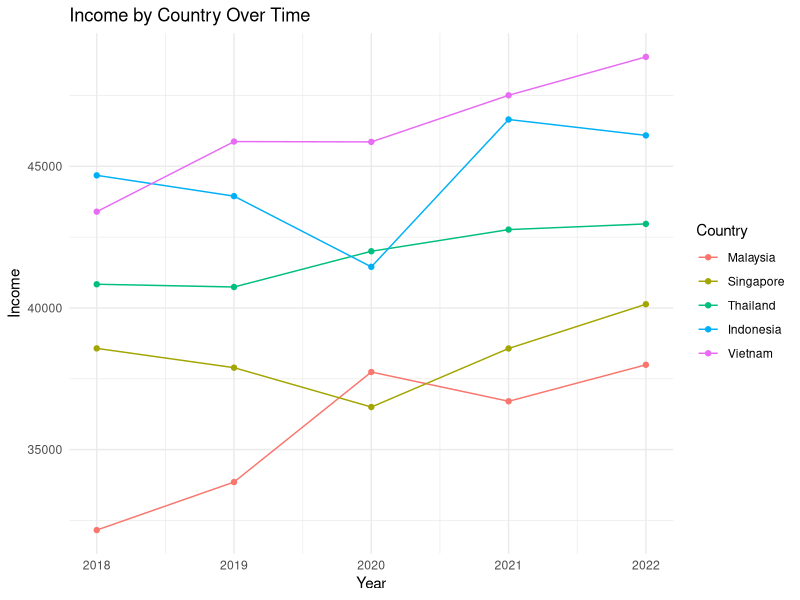

Source code (R): (Note: this script raises an error after producing the figure.)
# Panel Data Analysis
# This script introduces panel data analysis using R.
#
# Panel data combine:
# - Cross-sectional information
# - Time-series information
#
# Example:
# Several countries observed over several years.
#
# Common panel-data models:
# - Pooled OLS
# - Fixed Effects Model (FEM)
# - Random Effects Model (REM)


# --------------------------------------------------
# 1. Create a panel dataset
# --------------------------------------------------

set.seed(123)

countries <- c(
  "Malaysia",
  "Singapore",
  "Thailand",
  "Indonesia",
  "Vietnam"
)

years <- 2018:2022

panel_data <- expand.grid(
  country = countries,
  year = years
)

panel_data <- panel_data[
  order(
    panel_data$country,
    panel_data$year
  ),
]

panel_data$income <- round(
  30000 +
    as.numeric(
      factor(panel_data$country)
    ) * 3000 +
    (panel_data$year - 2018) * 1200 +
    rnorm(
      nrow(panel_data),
      0,
      1500
    ),
  2
)

panel_data$investment <- round(
  5000 +
    0.25 * panel_data$income +
    rnorm(
      nrow(panel_data),
      0,
      1000
    ),
  2
)

panel_data$consumption <- round(
  10000 +
    0.45 * panel_data$income +
    0.30 * panel_data$investment +
    rnorm(
      nrow(panel_data),
      0,
      1200
    ),
  2
)

head(panel_data)


# --------------------------------------------------
# 2. Understand the panel structure
# --------------------------------------------------

str(panel_data)

summary(panel_data)

table(
  panel_data$country
)

table(
  panel_data$year
)


# --------------------------------------------------
# 3. Check the panel dimensions
# --------------------------------------------------

nrow(panel_data)

length(
  unique(panel_data$country)
)

length(
  unique(panel_data$year)
)


# Total observations should equal:
#
# Number of countries × Number of years
#
# In this example:
#
# 5 countries × 5 years = 25 observations


# --------------------------------------------------
# 4. Visualise the panel data
# --------------------------------------------------

# Install once if necessary:
# install.packages("ggplot2")

library(ggplot2)

ggplot(
  panel_data,
  aes(
    x = year,
    y = income,
    group = country,
    colour = country
  )
) +
  geom_line() +
  geom_point() +
  labs(
    title = "Income by Country Over Time",
    x = "Year",
    y = "Income",
    colour = "Country"
  ) +
  theme_minimal()


# --------------------------------------------------
# 5. Install and load plm
# --------------------------------------------------

# The plm package is commonly used for panel-data
# analysis.
#
# Install once if necessary:
# install.packages("plm")

library(plm)


# --------------------------------------------------
# 6. Convert data into a panel-data object
# --------------------------------------------------

pdata <- pdata.frame(
  panel_data,
  index = c(
    "country",
    "year"
  )
)

pdata


# --------------------------------------------------
# 7. Check panel structure
# --------------------------------------------------

pdim(
  pdata
)


# --------------------------------------------------
# 8. Pooled OLS
# --------------------------------------------------

# Pooled OLS treats all observations as one
# combined dataset and ignores country-specific
# effects.

pooled_model <- plm(
  consumption ~ income + investment,
  data = pdata,
  model = "pooling"
)

summary(
  pooled_model
)


# --------------------------------------------------
# 9. Fixed Effects Model
# --------------------------------------------------

# Fixed Effects Model (FEM) controls for
# time-invariant characteristics of each country.
#
# Conceptually:
#
# Y_it = beta1 X1_it + beta2 X2_it
#        + alpha_i + error_it
#
# where:
#
# alpha_i = individual-specific effect

fixed_model <- plm(
  consumption ~ income + investment,
  data = pdata,
  model = "within"
)

summary(
  fixed_model
)


# --------------------------------------------------
# 10. Fixed Effects with time effects
# --------------------------------------------------

# Two-way fixed effects control for:
#
# - Individual effects
# - Time effects

fixed_tw_model <- plm(
  consumption ~ income + investment,
  data = pdata,
  model = "within",
  effect = "twoways"
)

summary(
  fixed_tw_model
)


# --------------------------------------------------
# 11. Random Effects Model
# --------------------------------------------------

# Random Effects Model assumes that the
# individual-specific effect is random and
# uncorrelated with the explanatory variables.

random_model <- plm(
  consumption ~ income + investment,
  data = pdata,
  model = "random"
)

summary(
  random_model
)


# --------------------------------------------------
# 12. Compare pooled OLS and Fixed Effects
# --------------------------------------------------

# F test for individual effects.
#
# Null hypothesis:
# No individual effects are required.
#
# Alternative:
# Individual effects are present.

pFtest(
  fixed_model,
  pooled_model
)


# --------------------------------------------------
# 13. Breusch-Pagan Lagrange Multiplier Test
# --------------------------------------------------

# This test can be used to compare pooled OLS
# against a random-effects specification.

plmtest(
  pooled_model,
  type = "bp"
)


# --------------------------------------------------
# 14. Hausman Test
# --------------------------------------------------

# The Hausman test is commonly used to compare
# Fixed Effects and Random Effects.
#
# Null hypothesis:
# Random Effects is consistent.
#
# Alternative:
# Fixed Effects is preferred under the test
# assumptions.

hausman_test <- phtest(
  fixed_model,
  random_model
)

hausman_test


# --------------------------------------------------
# 15. Panel model comparison
# --------------------------------------------------

summary(
  pooled_model
)

summary(
  fixed_model
)

summary(
  random_model
)


# --------------------------------------------------
# 16. Country-specific effects
# --------------------------------------------------

# Fixed effects estimates can be interpreted
# after accounting for time-invariant
# country-specific characteristics.

fixef(
  fixed_model
)


# --------------------------------------------------
# 17. Extract model residuals
# --------------------------------------------------

fixed_residuals <- residuals(
  fixed_model
)

head(
  fixed_residuals
)


# --------------------------------------------------
# 18. Plot residuals
# --------------------------------------------------

plot(
  fitted(fixed_model),
  fixed_residuals,
  xlab = "Fitted Values",
  ylab = "Residuals",
  main = "Residuals vs Fitted Values"
)

abline(
  h = 0
)


# --------------------------------------------------
# 19. Panel-data heteroskedasticity
# --------------------------------------------------

# Panel data may contain heteroskedasticity.
#
# The Breusch-Pagan test can be applied to
# a panel model.

# install.packages("lmtest")

library(lmtest)

bptest(
  fixed_model
)


# --------------------------------------------------
# 20. Serial correlation in panel data
# --------------------------------------------------

# Panel data may also contain serial correlation
# within entities.

pbgtest(
  fixed_model
)


# --------------------------------------------------
# 21. Cross-sectional dependence
# --------------------------------------------------

# Panel units may be correlated with one another.
#
# Example:
#
# Economic shocks affecting one country may also
# affect neighbouring countries.

# install.packages("plm")

pcdtest(
  fixed_model,
  test = "lm"
)


# --------------------------------------------------
# 22. Robust standard errors
# --------------------------------------------------

# Panel models may require robust standard errors
# when heteroskedasticity or serial correlation
# is present.

coeftest(
  fixed_model,
  vcov = vcovHC(
    fixed_model,
    type = "HC1",
    cluster = "group"
  )
)


# --------------------------------------------------
# 23. First-Difference Model
# --------------------------------------------------

# First differences remove time-invariant
# individual-specific effects.
#
# Conceptually:
#
# ΔY_it = beta1 ΔX1_it
#       + beta2 ΔX2_it
#       + Δerror_it

first_difference_model <- plm(
  consumption ~ income + investment,
  data = pdata,
  model = "fd"
)

summary(
  first_difference_model
)


# --------------------------------------------------
# 24. Within vs First Difference
# --------------------------------------------------

# Both approaches can eliminate
# time-invariant individual effects.
#
# Fixed Effects:
# Uses deviations from individual means.
#
# First Difference:
# Uses changes between consecutive periods.


# --------------------------------------------------
# 25. Interpretation of Fixed Effects
# --------------------------------------------------

# For a Fixed Effects model:
#
# A coefficient represents the expected change
# in the dependent variable associated with a
# one-unit change in an explanatory variable,
# holding the other included variables constant,
# after controlling for time-invariant
# individual-specific effects.
#
# The interpretation is therefore based on
# within-unit variation.


# --------------------------------------------------
# 26. Important distinction
# --------------------------------------------------

# Pooled OLS:
#
# Treats all observations as one pooled dataset.
#
#
# Fixed Effects:
#
# Controls for unobserved time-invariant
# characteristics of each entity.
#
#
# Random Effects:
#
# Treats individual-specific effects as random
# and assumes they are uncorrelated with
# explanatory variables.


# --------------------------------------------------
# 27. Panel-data workflow
# --------------------------------------------------

# Research Question
#        ↓
# Identify panel structure
#        ↓
# Inspect missing values and duplicates
#        ↓
# Check dependent and explanatory variables
#        ↓
# Estimate Pooled OLS
#        ↓
# Consider Fixed Effects / Random Effects
#        ↓
# Model specification tests
#        ↓
# Diagnostic tests
#        ↓
# Robust standard errors if appropriate
#        ↓
# Interpret coefficients
#        ↓
# Report model and assumptions


# --------------------------------------------------
# 28. Key statistical considerations
# --------------------------------------------------

# Panel-data analysis requires attention to:
#
# - Individual effects
# - Time effects
# - Heteroskedasticity
# - Serial correlation
# - Cross-sectional dependence
# - Missing observations
# - Balanced vs unbalanced panels
# - Endogeneity
# - Model specification
# - Appropriate standard errors


# --------------------------------------------------
# 29. Balanced vs unbalanced panel
# --------------------------------------------------

# Balanced panel:
#
# Every entity has observations for every period.
#
# Example:
#
# 5 countries × 5 years = 25 observations.
#
#
# Unbalanced panel:
#
# Some entities have missing time periods.


# --------------------------------------------------
# 30. Key idea
# --------------------------------------------------

# Panel data combine:
#
# Cross-sectional dimension
# +
# Time dimension
#
#
# Pooled OLS
#     ↓
# Common relationship
#
# Fixed Effects
#     ↓
# Controls for time-invariant
# entity-specific characteristics
#
# Random Effects
#     ↓
# Models entity-specific effects
# as random
#
#
# Panel-data analysis is especially useful when
# repeated observations are available for the
# same individuals, firms, countries, regions,
# or other entities over time.
